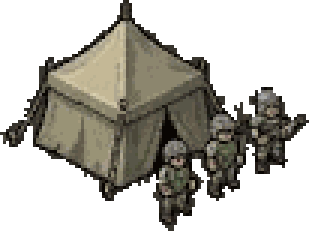
#> input picture assets/td/barracks_1.png, 103 x 77 px (shown 3 times larger); its folder holds only this picture in this run
$ python cut_td_barracks.py ../assets/td/barracks_1.png ../assets/td/barracks_2.png
#> lines starting #> are read from the running program, lines starting #| are printed output that depends on the picture; after the words box and inside, x2 and y2 are one past the last pixel; in counts of white or black regions, pixels touching at a corner belong together
# 主題兵營：從洋紅底、黑格線分格的設定圖切出 5 個階段（1/2/3 級、重裝專精、地堡專精），去背後輸出成
# assets/td/<輸出鍵>_1.png … _3.png、_knight.png、_bunker.png（Turret.drawTD 依兵營 artKey 取用）。
# 用法：python3 tools/cut_td_barracks.py <來源> <輸出鍵，如 barracks_redalert>
#
# 為什麼不用 cut_td_structures：
#   - 格子不等寬（紅警第 2 列是一大格＋兩小格），改成自動偵測黑色格線
#   - 一棟建物常是好幾塊（沙包牆、附加模組跟主體分開），不能只留最大連通塊
#   - 第 2 列：第 1 格＝重裝專精，最後一個非空格＝地堡（紅警畫了兩種碉堡，取有機槍的那個）
# 尺寸：整張用同一個縮放倍率（取 1~3 級對齊原本 assets/td/barracks_<階段>.png 寬度的平均），
#   保留畫面裡各階段的相對大小 —— 逐張對齊寬度的話，小小的碉堡會被放大到跟原本「地堡＋一圈沙包」一樣寬；
#   另有下限（原本該階段寬度的 55%），避免畫裡特別小的建物在遊戲裡縮成一個點
import sys
import numpy as np
from PIL import Image
from scipy import ndimage

STAGES_ROW1 = ['1', '2', '3']


def lines(dark, axis, frac=0.6):   # 0.6：格線被大型建物壓到一點也要抓得到（紅警第 2 列那條只有 74% 是黑的）
    """沿 axis 方向，暗色像素比例超過 frac 的線（格線）位置，相鄰的合併成一條"""
    ratio = dark.mean(axis=axis)
    idx = np.nonzero(ratio > frac)[0]
    out = []
    for i in idx:
        if out and i - out[-1][-1] <= 3:
            out[-1].append(i)
        else:
            out.append([i])
    return [int(np.mean(g)) for g in out]


def cells_of(img):
    dark = img.max(axis=2) < 50
    h, w = dark.shape
    rows = [0] + [y for y in lines(dark, 1) if 20 < y < h - 20] + [h]
    out = []
    for r in range(len(rows) - 1):
        y0, y1 = rows[r], rows[r + 1]
        cols = [0] + [x for x in lines(dark[y0:y1], 0) if 20 < x < w - 20] + [w]
        out.append([(cols[c], y0, cols[c + 1], y1) for c in range(len(cols) - 1)])
    return out


def cutout(img, box):
    x0, y0, x1, y1 = box
    a = img[y0 + 4:y1 - 4, x0 + 4:x1 - 4].astype(int)
    r, g, b = a[..., 0], a[..., 1], a[..., 2]
    bg = (r - g >= 40) & (b - g >= 25)          # 洋紅底與深洋紅投影
    tint = (r - g >= 25) & (b - g >= 15)
    near = np.zeros_like(bg)
    near[1:] |= bg[:-1]; near[:-1] |= bg[1:]; near[:, 1:] |= bg[:, :-1]; near[:, :-1] |= bg[:, 1:]
    bg |= tint & near
    fg = ~bg
    lab, n = ndimage.label(fg)
    if n == 0:
        return None
    sizes = ndimage.sum(fg, lab, range(1, n + 1))
    if sizes.max() < 2000:   # 空格
        return None
    thin = [min(sl[0].stop - sl[0].start, sl[1].stop - sl[1].start) < 8 for sl in ndimage.find_objects(lab)]
    keep = np.isin(lab, [i + 1 for i in range(n) if sizes[i] >= sizes.max() * 0.01 and not thin[i]])
    im = Image.fromarray(np.dstack([a.astype(np.uint8), np.where(keep, 255, 0).astype(np.uint8)]), 'RGBA')
    return im.crop(im.getbbox())


if __name__ == '__main__':
    src, out = sys.argv[1], sys.argv[2]
    img = np.array(Image.open(src).convert('RGB'))
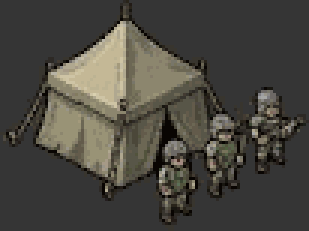
#> img: shape (77, 103, 3) (shown 3 times larger); mean R, G, B 73.2, 70.9, 64.1
    grid = cells_of(img)
#> in cells_of, `dark = img.max(axis=2) < 50`:
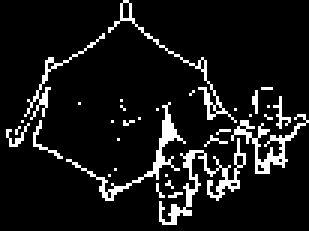
#> dark: shape (77, 103) bool (shown 3 times larger); 9.3% white in thin lines or dots
#> in lines, `ratio = dark.mean(axis=axis)`: ratio = 77 values, max 0.272 at index 46, min 0 at index 75, mean 0.0932
#> in lines, `idx = np.nonzero(ratio > frac)[0]`: idx = empty array
#> after the loop in lines, `for i in idx:`: out = []
#> in cells_of, `rows = [0] + [y for y in lines(dark, 1) if 20 < y < h - 20] + [h]`: rows = [0, 77]
#> the loop in cells_of, `for r in range(len(rows) - 1):` made 1 pass
#> (y0, y1, cols) on pass 1: (0, 77, [0, 103])
#> after the loop in cells_of, `for r in range(len(rows) - 1):`: out = [[(0, 0, 103, 77)]]
#> grid = [[(0, 0, 103, 77)]]
    row1 = [c for c in (cutout(img, b) for b in grid[0]) if c is not None]
#> in cutout, `a = img[y0 + 4:y1 - 4, x0 + 4:x1 - 4].astype(int)`:
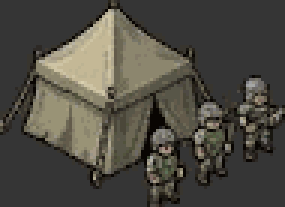
#> a: shape (69, 95, 3) int64 (shown 3 times larger); mean R, G, B 77.4, 74.8, 66.6
#> in cutout, `r, g, b = a[..., 0], a[..., 1], a[..., 2]`:
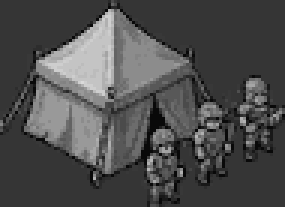
#> r: shape (69, 95) int64 (shown 3 times larger); min 9, max 218, mean 77.4
#> in cutout, `r, g, b = a[..., 0], a[..., 1], a[..., 2]`:
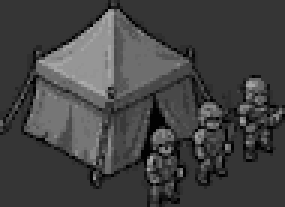
#> b: shape (69, 95) int64 (shown 3 times larger); min 2, max 176, mean 66.6
#> in cutout, `bg = (r - g >= 40) & (b - g >= 25)`: bg: shape (69, 95) bool; every value is 0
#> in cutout, `fg = ~bg`: fg: shape (69, 95) bool; every value is 1
#> in cutout, `lab, n = ndimage.label(fg)`: lab: shape (69, 95) int32; every value is 1
#> in cutout, `lab, n = ndimage.label(fg)`: n = 1
#> in cutout, `sizes = ndimage.sum(fg, lab, range(1, n + 1))`: sizes = [6555]
#> in cutout, `thin = [min(sl[0].stop - sl[0].start, sl[1].stop - sl[1].start) < 8 fo..`: thin = [False]
#> row1 = 1 item
#> (the run stopped early here; a loop or call above may not have finished)

$ run again, on assets/td/barracks_knight.png
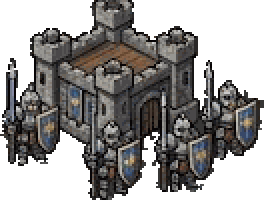
#> input picture assets/td/barracks_knight.png, 132 x 100 px (shown 2 times larger)
#> in cells_of, `dark = img.max(axis=2) < 50`:
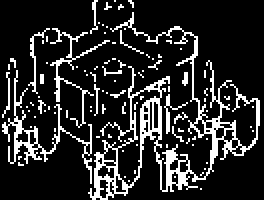
#> dark: shape (100, 132) bool (shown 2 times larger); 16.6% white in thin lines or dots
#> ratio = 100 values, max 0.386 at index 65, min 0.00758 at index 5, mean 0.166
#> idx = empty array
#> after the loop in lines, `for i in idx:`: out = []
#> rows = [0, 100]
#> the loop in cells_of, `for r in range(len(rows) - 1):` made 1 pass
#> (y0, y1, cols) on pass 1: (0, 100, [0, 132])
#> after the loop in cells_of, `for r in range(len(rows) - 1):`: out = [[(0, 0, 132, 100)]]
#> in cutout, `r, g, b = a[..., 0], a[..., 1], a[..., 2]`:
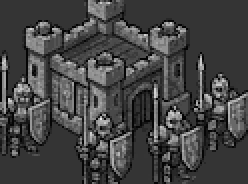
#> b: shape (92, 124) int64 (shown 2 times larger); min 5, max 239, mean 67.7
#> bg: shape (92, 124) bool; every value is 0
#> fg: shape (92, 124) bool; every value is 1
#> lab: shape (92, 124) int32; every value is 1
#> n = 1
#> sizes = [11408]
#> thin = [False]
#> row1 = 1 item

$ run again, on assets/td/barracks_redalert_2.png
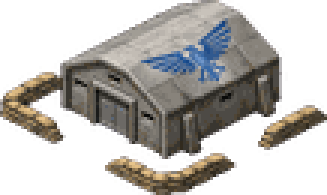
#> input picture assets/td/barracks_redalert_2.png, 109 x 65 px (shown 3 times larger)
#> in cells_of, `dark = img.max(axis=2) < 50`:
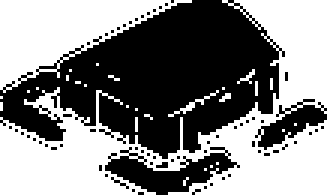
#> dark: shape (65, 109) bool (shown 3 times larger); 52.1% white; 63 black regions (60 under 20 px), largest, box (x1, y1, x2, y2) and area: (0, 0, 95, 53) 2821, (35, 49, 80, 65) 320, (85, 33, 109, 50) 172
#> ratio = 65 values, max 0.936 at index 64, min 0.211 at index 28, mean 0.521
#> idx = 28 values from 0 to 64
#> the loop in lines, `for i in idx:` made 28 passes
#> after the loop in lines, `for i in idx:`: out = [[0, 1, 2, 3, 4, 5, 6, 7, 8], [46, 47, 48, 49, 50, 51, 52, 53, 54, 55, 56, 57, 58, 59, 60, 61, 62, 63, 64]]
#> rows = [0, 65]
#> the loop in cells_of, `for r in range(len(rows) - 1):` made 1 pass
#> (y0, y1, cols) on pass 1: (0, 65, [0, 85, 109])
#> after the loop in cells_of, `for r in range(len(rows) - 1):`: out = [[(0, 0, 85, 65), (85, 0, 109, 65)]]
#> in cutout, `r, g, b = a[..., 0], a[..., 1], a[..., 2]`:
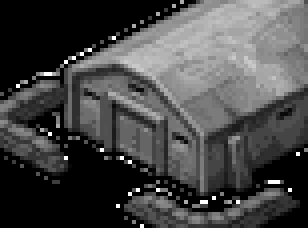
#> b: shape (57, 77) int64 (shown 4 times larger); min 0, max 255, mean 70.9
#> bg: shape (57, 77) bool; every value is 0
#> fg: shape (57, 77) bool; every value is 1
#> lab: shape (57, 77) int32; every value is 1
#> n = 1
#> sizes = [4389]
#> thin = [False]
#> row1 = 1 item

$ run again, on assets/td/barracks_2.png
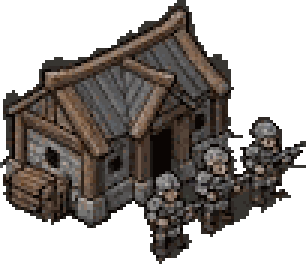
#> input picture assets/td/barracks_2.png, 102 x 88 px (shown 3 times larger)
#> in cells_of, `dark = img.max(axis=2) < 50`:
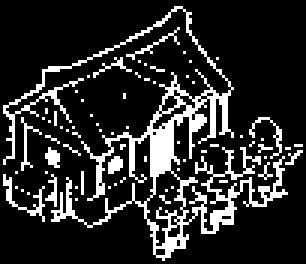
#> dark: shape (88, 102) bool (shown 3 times larger); 16.5% white in thin lines or dots
#> ratio = 88 values, max 0.412 at index 52, min 0 at index 0, mean 0.165
#> idx = empty array
#> after the loop in lines, `for i in idx:`: out = []
#> rows = [0, 88]
#> the loop in cells_of, `for r in range(len(rows) - 1):` made 1 pass
#> (y0, y1, cols) on pass 1: (0, 88, [0, 102])
#> after the loop in cells_of, `for r in range(len(rows) - 1):`: out = [[(0, 0, 102, 88)]]
#> in cutout, `r, g, b = a[..., 0], a[..., 1], a[..., 2]`:
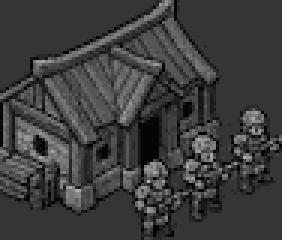
#> g: shape (80, 94) int64 (shown 3 times larger); min 5, max 182, mean 61
#> bg: shape (80, 94) bool; every value is 0
#> fg: shape (80, 94) bool; every value is 1
#> lab: shape (80, 94) int32; every value is 1
#> n = 1
#> sizes = [7520]
#> thin = [False]
#> row1 = 1 item
